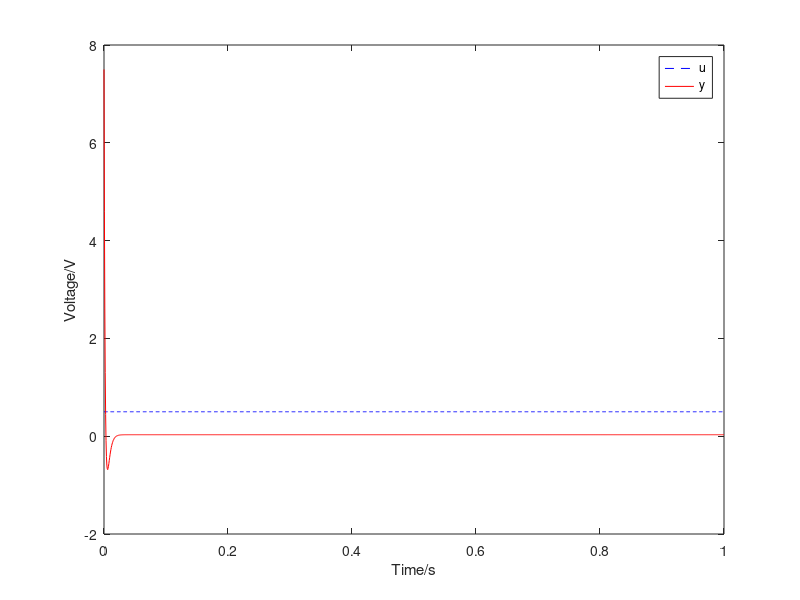

Here is the MATLAB script that generated this plot:
pkg load control;

clear;

R1=20e3;
R2=300e3;
K=1.03;
TE=1.3267e-3;
TM=0.0909;

G=tf([R2*TE*TM R1*(TE+TM) R1], [R1*TE*TM R1*(TE+TM) R1+K*R2]);
stepsize=0.5;

[y_unit t]=step(G,1);
y=y_unit*stepsize;
u=ones(length(t),1)*stepsize;

figure
plot(t,u,'b--',t,y,'r-')
legend('u','y');
xlabel('Time/s');
ylabel('Voltage/V');
